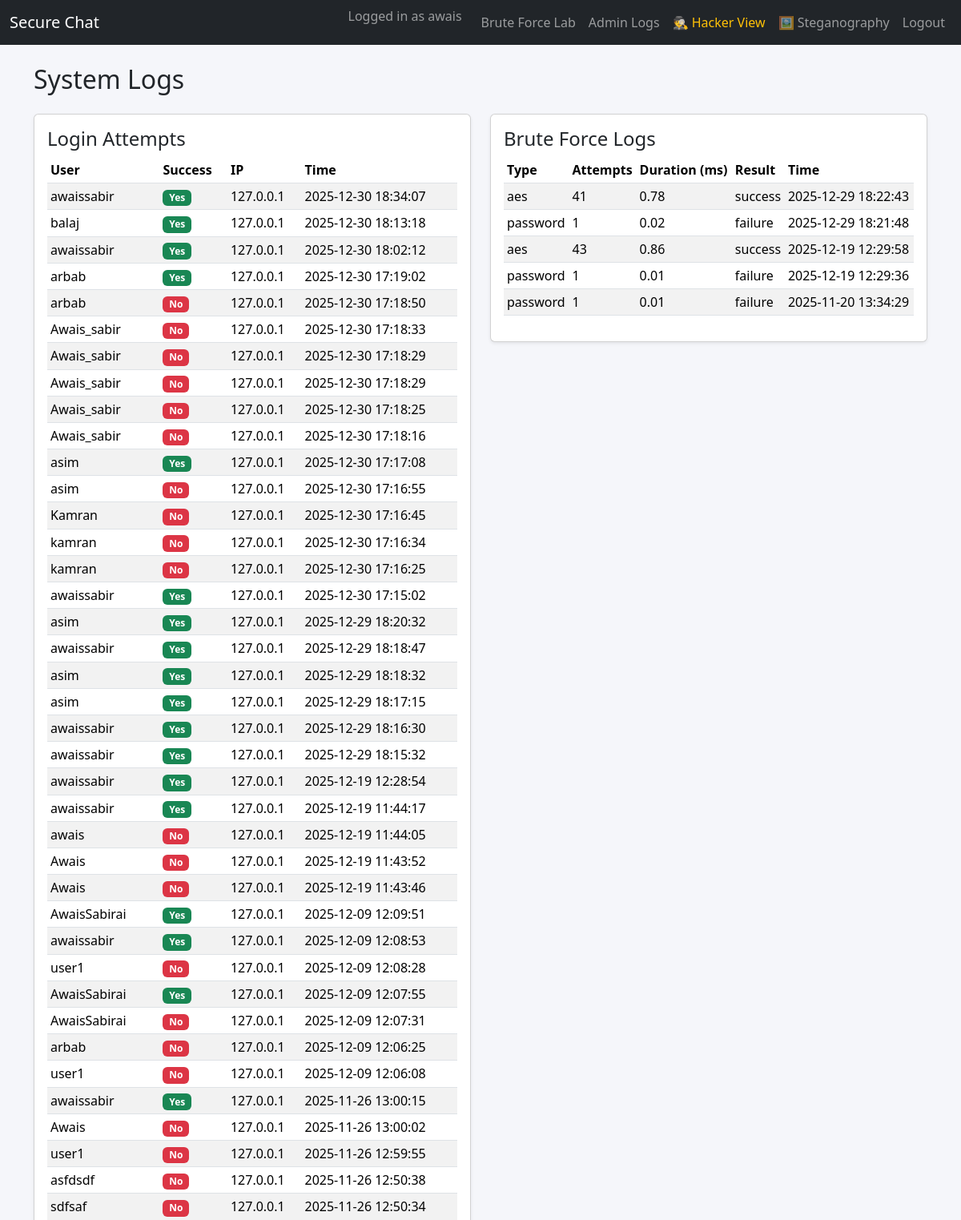
The page /admin/logs (signed in, upper part) on the database its author committed.
### database/models.py (models this page shows)
class LoginAttempt(db.Model):
    __tablename__ = "login_attempts"
    id = db.Column(db.Integer, primary_key=True)
    username = db.Column(db.String(80))
    success = db.Column(db.Boolean, default=False)
    ip_address = db.Column(db.String(64))
    created_at = db.Column(db.DateTime, default=datetime.utcnow, index=True)

class BruteForceLog(db.Model):
    __tablename__ = "brute_force_logs"
    id = db.Column(db.Integer, primary_key=True)
    attack_type = db.Column(db.String(32), nullable=False)
    attempts = db.Column(db.Integer, nullable=False)
    duration_ms = db.Column(db.Float, nullable=False)
    result = db.Column(db.String(32), nullable=False)
    created_at = db.Column(db.DateTime, default=datetime.utcnow, index=True)

### app.py (the view)
    @app.route("/admin/logs")
    @login_required
    def admin_logs():
        attempts = LoginAttempt.query.order_by(LoginAttempt.created_at.desc()).limit(50).all()
        brute_logs = BruteForceLog.query.order_by(BruteForceLog.created_at.desc()).limit(50).all()
        return render_template("admin_logs.html", attempts=attempts, brute_logs=brute_logs)

### app.py (called while the page is built)
def current_user() -> User | None:
    user_id = session.get("user_id")
    if not user_id:
        return None
    return User.query.get(user_id)

def login_required(view_func):
    @wraps(view_func)
    def wrapped(*args, **kwargs):
        if not current_user():
            flash("Please login to continue.", "warning")
            return redirect(url_for("login"))
        return view_func(*args, **kwargs)
    return wrapped

### templates/admin_logs.html (shortened to what this page needs)
{% extends "base.html" %}
{% block content %}
<h2 class="mb-4">System Logs</h2>
<div class="row g-4">
  <div class="col-md-6">
    <div class="card shadow-sm">
      <div class="card-body">
        <h4 class="card-title">Login Attempts</h4>
        <div class="table-responsive">
          <table class="table table-sm table-striped">
            <thead>
              <tr>
                <th>User</th>
                <th>Success</th>
                <th>IP</th>
                <th>Time</th>
              </tr>
            </thead>
            <tbody>
              {% for attempt in attempts %}
              <tr>
                <td>{{ attempt.username }}</td>
                <td>
                  <span class="badge {% if attempt.success %}bg-success{% else %}bg-danger{% endif %}">
                    {{ 'Yes' if attempt.success else 'No' }}
                  </span>
                </td>
                <td>{{ attempt.ip_address or 'N/A' }}</td>
                <td>{{ attempt.created_at.strftime("%Y-%m-%d %H:%M:%S") }}</td>
              </tr>
              {% endfor %}
            </tbody>
          </table>
        </div>
      </div>
    </div>
  </div>
  <div class="col-md-6">
    <div class="card shadow-sm">
      <div class="card-body">
        <h4 class="card-title">Brute Force Logs</h4>
        <div class="table-responsive">
          <table class="table table-sm table-striped">
            <thead>
              <tr>
                <th>Type</th>
                <th>Attempts</th>
                <th>Duration (ms)</th>
                <th>Result</th>
                <th>Time</th>
              </tr>
            </thead>
            <tbody>
              {% for log in brute_logs %}
              <tr>
                <td>{{ log.attack_type }}</td>
                <td>{{ log.attempts }}</td>
                <td>{{ log.duration_ms|round(2) }}</td>
                <td>{{ log.result }}</td>
                <td>{{ log.created_at.strftime("%Y-%m-%d %H:%M:%S") }}</td>
              </tr>
              {% endfor %}
            </tbody>
          </table>
        </div>
      </div>
    </div>
  </div>
</div>
{% endblock %}

### static/css/main.css (style rules this page uses)
body { background-color: #f5f6fa; }

### rows shown on the page
LoginAttempt: username "awaissabir", success "Yes", ip_address "127.0.0.1", created_at "2025-12-30 18:34:07"
LoginAttempt: username "balaj", success "Yes", ip_address "127.0.0.1", created_at "2025-12-30 18:13:18"
LoginAttempt: username "awaissabir", success "Yes", ip_address "127.0.0.1", created_at "2025-12-30 18:02:12"
LoginAttempt: username "arbab", success "Yes", ip_address "127.0.0.1", created_at "2025-12-30 17:19:02"
LoginAttempt: username "arbab", success "No", ip_address "127.0.0.1", created_at "2025-12-30 17:18:50"
LoginAttempt: username "Awais_sabir", success "No", ip_address "127.0.0.1", created_at "2025-12-30 17:18:33"
LoginAttempt: username "Awais_sabir", success "No", ip_address "127.0.0.1", created_at "2025-12-30 17:18:29"
LoginAttempt: username "Awais_sabir", success "No", ip_address "127.0.0.1", created_at "2025-12-30 17:18:29"
LoginAttempt: username "Awais_sabir", success "No", ip_address "127.0.0.1", created_at "2025-12-30 17:18:25"
LoginAttempt: username "Awais_sabir", success "No", ip_address "127.0.0.1", created_at "2025-12-30 17:18:16"
LoginAttempt: username "asim", success "Yes", ip_address "127.0.0.1", created_at "2025-12-30 17:17:08"
LoginAttempt: username "asim", success "No", ip_address "127.0.0.1", created_at "2025-12-30 17:16:55"
LoginAttempt: username "Kamran", success "No", ip_address "127.0.0.1", created_at "2025-12-30 17:16:45"
LoginAttempt: username "kamran", success "No", ip_address "127.0.0.1", created_at "2025-12-30 17:16:34"
LoginAttempt: username "kamran", success "No", ip_address "127.0.0.1", created_at "2025-12-30 17:16:25"
LoginAttempt: username "awaissabir", success "Yes", ip_address "127.0.0.1", created_at "2025-12-30 17:15:02"
LoginAttempt: username "asim", success "Yes", ip_address "127.0.0.1", created_at "2025-12-29 18:20:32"
LoginAttempt: username "awaissabir", success "Yes", ip_address "127.0.0.1", created_at "2025-12-29 18:18:47"
LoginAttempt: username "asim", success "Yes", ip_address "127.0.0.1", created_at "2025-12-29 18:18:32"
LoginAttempt: username "asim", success "Yes", ip_address "127.0.0.1", created_at "2025-12-29 18:17:15"
LoginAttempt: username "awaissabir", success "Yes", ip_address "127.0.0.1", created_at "2025-12-29 18:16:30"
LoginAttempt: username "awaissabir", success "Yes", ip_address "127.0.0.1", created_at "2025-12-29 18:15:32"
LoginAttempt: username "awaissabir", success "Yes", ip_address "127.0.0.1", created_at "2025-12-19 12:28:54"
LoginAttempt: username "awaissabir", success "Yes", ip_address "127.0.0.1", created_at "2025-12-19 11:44:17"
LoginAttempt: username "awais", success "No", ip_address "127.0.0.1", created_at "2025-12-19 11:44:05"
LoginAttempt: username "Awais", success "No", ip_address "127.0.0.1", created_at "2025-12-19 11:43:52"
LoginAttempt: username "Awais", success "No", ip_address "127.0.0.1", created_at "2025-12-19 11:43:46"
LoginAttempt: username "AwaisSabirai", success "Yes", ip_address "127.0.0.1", created_at "2025-12-09 12:09:51"
LoginAttempt: username "awaissabir", success "Yes", ip_address "127.0.0.1", created_at "2025-12-09 12:08:53"
LoginAttempt: username "user1", success "No", ip_address "127.0.0.1", created_at "2025-12-09 12:08:28"
LoginAttempt: username "AwaisSabirai", success "Yes", ip_address "127.0.0.1", created_at "2025-12-09 12:07:55"
LoginAttempt: username "AwaisSabirai", success "No", ip_address "127.0.0.1", created_at "2025-12-09 12:07:31"
LoginAttempt: username "arbab", success "No", ip_address "127.0.0.1", created_at "2025-12-09 12:06:25"
LoginAttempt: username "user1", success "No", ip_address "127.0.0.1", created_at "2025-12-09 12:06:08"
LoginAttempt: username "awaissabir", success "Yes", ip_address "127.0.0.1", created_at "2025-11-26 13:00:15"
LoginAttempt: username "Awais", success "No", ip_address "127.0.0.1", created_at "2025-11-26 13:00:02"
LoginAttempt: username "user1", success "No", ip_address "127.0.0.1", created_at "2025-11-26 12:59:55"
LoginAttempt: username "asfdsdf", success "No", ip_address "127.0.0.1", created_at "2025-11-26 12:50:38"
LoginAttempt: username "sdfsaf", success "No", ip_address "127.0.0.1", created_at "2025-11-26 12:50:34"
BruteForceLog: attack_type "aes", attempts "41", duration_ms "0.78", result "success", created_at "2025-12-29 18:22:43"
BruteForceLog: attack_type "password", attempts "1", duration_ms "0.02", result "failure", created_at "2025-12-29 18:21:48"
BruteForceLog: attack_type "aes", attempts "43", duration_ms "0.86", result "success", created_at "2025-12-19 12:29:58"
BruteForceLog: attack_type "password", attempts "1", duration_ms "0.01", result "failure", created_at "2025-12-19 12:29:36"
BruteForceLog: attack_type "password", attempts "1", duration_ms "0.01", result "failure", created_at "2025-11-20 13:34:29"

### other values the page prints
{{ session['username'] }} "awais"
